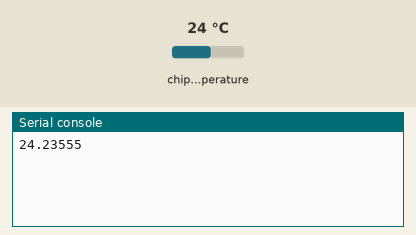
This program was run on a simulated Raspberry Pi Pico running MicroPython. Shown: the last lines printed to the serial console. The test bench sets the inputs (shaded band); at power-on: chip temperature 24 °C.

Above: at 1.2 s.
1.3 s: chip temperature set to 1 °C
At 2.5 s:
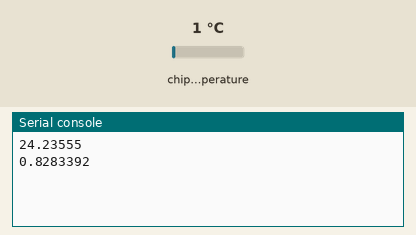
4.0 s: chip temperature set to 11 °C
At 5.2 s:
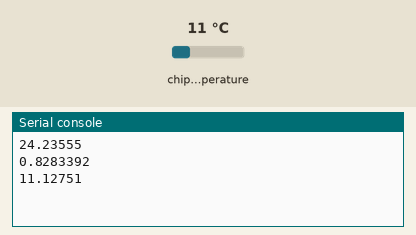
Timing chart, 0 to 7.0 s (numbered marks = the images above; inputs shaded):
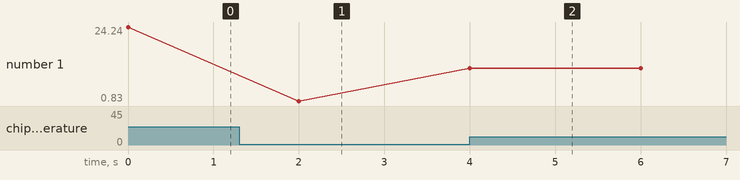

The program:

temperatura.py
```python
from machine import ADC
from utime import sleep
#===============#
Sensor=ADC(4)
while(True):
    Read=(Sensor.read_u16()*3.3)/65535
    Temperature=27-(Read-0.706)/0.001721
    print(Temperature)
    sleep(2)
```

Measured:
- after the input at 1.3 s, the serial console: prints a new line after 0.70 s (image 1)
- after the input at 4.0 s, the serial console: prints a new line at once (image 2)
- plotted number 1: 24.24 → 0.83 after the input at 1.3 s, 0.83 → 11.13 after the input at 4.0 s
